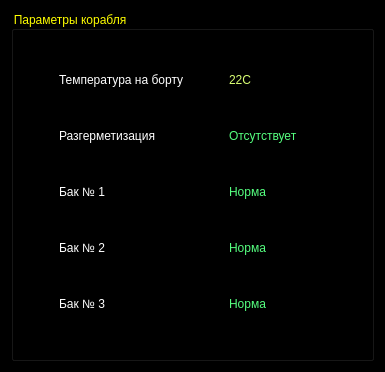
<?xml version="1.0" encoding="UTF-8"?>
<ui version="4.0">
 <class>widget_ship</class>
 <widget class="QWidget" name="widget_ship">
  <property name="geometry">
   <rect>
    <x>0</x>
    <y>0</y>
    <width>385</width>
    <height>372</height>
   </rect>
  </property>
  <property name="sizePolicy">
   <sizepolicy hsizetype="Fixed" vsizetype="Fixed">
    <horstretch>0</horstretch>
    <verstretch>0</verstretch>
   </sizepolicy>
  </property>
  <property name="windowTitle">
   <string>Параметры корабля</string>
  </property>
  <property name="styleSheet">
   <string notr="true">background-color: rgb(0, 0, 0);</string>
  </property>
  <layout class="QVBoxLayout" name="verticalLayout">
   <item>
    <widget class="QGroupBox" name="groupBox">
     <property name="minimumSize">
      <size>
       <width>0</width>
       <height>340</height>
      </size>
     </property>
     <property name="styleSheet">
      <string notr="true">color: rgb(255, 255, 0);</string>
     </property>
     <property name="title">
      <string>Параметры корабля</string>
     </property>
     <layout class="QVBoxLayout" name="verticalLayout_2">
      <item>
       <layout class="QHBoxLayout" name="horizontalLayout">
        <item>
         <widget class="QLabel" name="label_boardtemperature">
          <property name="sizePolicy">
           <sizepolicy hsizetype="Preferred" vsizetype="Preferred">
            <horstretch>0</horstretch>
            <verstretch>1</verstretch>
           </sizepolicy>
          </property>
          <property name="minimumSize">
           <size>
            <width>0</width>
            <height>0</height>
           </size>
          </property>
          <property name="maximumSize">
           <size>
            <width>125</width>
            <height>200</height>
           </size>
          </property>
          <property name="baseSize">
           <size>
            <width>0</width>
            <height>0</height>
           </size>
          </property>
          <property name="styleSheet">
           <string notr="true">color: rgb(255, 255, 255);</string>
          </property>
          <property name="text">
           <string>Температура на борту</string>
          </property>
         </widget>
        </item>
        <item>
         <widget class="QLineEdit" name="lineEdit_boardtemperature">
          <property name="sizePolicy">
           <sizepolicy hsizetype="Expanding" vsizetype="Fixed">
            <horstretch>0</horstretch>
            <verstretch>0</verstretch>
           </sizepolicy>
          </property>
          <property name="minimumSize">
           <size>
            <width>50</width>
            <height>20</height>
           </size>
          </property>
          <property name="maximumSize">
           <size>
            <width>100</width>
            <height>20</height>
           </size>
          </property>
          <property name="layoutDirection">
           <enum>Qt::LayoutDirection::RightToLeft</enum>
          </property>
          <property name="styleSheet">
           <string notr="true">color: rgb(218, 255, 115);</string>
          </property>
          <property name="text">
           <string>22C</string>
          </property>
          <property name="cursorPosition">
           <number>2</number>
          </property>
          <property name="alignment">
           <set>Qt::AlignmentFlag::AlignLeading|Qt::AlignmentFlag::AlignLeft|Qt::AlignmentFlag::AlignVCenter</set>
          </property>
          <property name="readOnly">
           <bool>true</bool>
          </property>
          <property name="cursorMoveStyle">
           <enum>Qt::CursorMoveStyle::LogicalMoveStyle</enum>
          </property>
         </widget>
        </item>
       </layout>
      </item>
      <item>
       <layout class="QHBoxLayout" name="horizontalLayout_2">
        <item>
         <widget class="QLabel" name="label_razgerm">
          <property name="minimumSize">
           <size>
            <width>0</width>
            <height>0</height>
           </size>
          </property>
          <property name="maximumSize">
           <size>
            <width>125</width>
            <height>200</height>
           </size>
          </property>
          <property name="styleSheet">
           <string notr="true">color: rgb(255, 255, 255);</string>
          </property>
          <property name="text">
           <string>Разгерметизация</string>
          </property>
         </widget>
        </item>
        <item>
         <widget class="QLineEdit" name="lineEdit_razgerm">
          <property name="maximumSize">
           <size>
            <width>100</width>
            <height>20</height>
           </size>
          </property>
          <property name="styleSheet">
           <string notr="true">color: rgb(85, 255, 127);</string>
          </property>
          <property name="text">
           <string>Отсутствует</string>
          </property>
          <property name="readOnly">
           <bool>true</bool>
          </property>
         </widget>
        </item>
       </layout>
      </item>
      <item>
       <layout class="QHBoxLayout" name="horizontalLayout_3">
        <item>
         <widget class="QLabel" name="label_Bak1">
          <property name="minimumSize">
           <size>
            <width>0</width>
            <height>0</height>
           </size>
          </property>
          <property name="maximumSize">
           <size>
            <width>125</width>
            <height>200</height>
           </size>
          </property>
          <property name="styleSheet">
           <string notr="true">color: rgb(255, 255, 255);</string>
          </property>
          <property name="text">
           <string>Бак № 1</string>
          </property>
         </widget>
        </item>
        <item>
         <widget class="QLineEdit" name="lineEdit_Bak1">
          <property name="sizePolicy">
           <sizepolicy hsizetype="Expanding" vsizetype="Fixed">
            <horstretch>0</horstretch>
            <verstretch>0</verstretch>
           </sizepolicy>
          </property>
          <property name="maximumSize">
           <size>
            <width>100</width>
            <height>20</height>
           </size>
          </property>
          <property name="styleSheet">
           <string notr="true">color: rgb(85, 255, 127);</string>
          </property>
          <property name="text">
           <string>Норма</string>
          </property>
         </widget>
        </item>
       </layout>
      </item>
      <item>
       <layout class="QHBoxLayout" name="horizontalLayout_4">
        <item>
         <widget class="QLabel" name="label_Bak2">
          <property name="minimumSize">
           <size>
            <width>0</width>
            <height>0</height>
           </size>
          </property>
          <property name="maximumSize">
           <size>
            <width>125</width>
            <height>200</height>
           </size>
          </property>
          <property name="styleSheet">
           <string notr="true">color: rgb(255, 255, 255);</string>
          </property>
          <property name="text">
           <string>Бак № 2</string>
          </property>
         </widget>
        </item>
        <item>
         <widget class="QLineEdit" name="lineEdit_Bak2">
          <property name="maximumSize">
           <size>
            <width>100</width>
            <height>20</height>
           </size>
          </property>
          <property name="styleSheet">
           <string notr="true">color: rgb(85, 255, 127);</string>
          </property>
          <property name="text">
           <string>Норма</string>
          </property>
         </widget>
        </item>
       </layout>
      </item>
      <item>
       <layout class="QHBoxLayout" name="horizontalLayout_5">
        <item>
         <widget class="QLabel" name="label_Bak3">
          <property name="minimumSize">
           <size>
            <width>0</width>
            <height>0</height>
           </size>
          </property>
          <property name="maximumSize">
           <size>
            <width>125</width>
            <height>200</height>
           </size>
          </property>
          <property name="styleSheet">
           <string notr="true">color: rgb(255, 255, 255);</string>
          </property>
          <property name="text">
           <string>Бак № 3</string>
          </property>
         </widget>
        </item>
        <item>
         <widget class="QLineEdit" name="lineEdit_Bak3">
          <property name="maximumSize">
           <size>
            <width>100</width>
            <height>20</height>
           </size>
          </property>
          <property name="styleSheet">
           <string notr="true">color: rgb(85, 255, 127);</string>
          </property>
          <property name="text">
           <string>Норма</string>
          </property>
         </widget>
        </item>
       </layout>
      </item>
     </layout>
    </widget>
   </item>
  </layout>
 </widget>
 <resources/>
 <connections/>
</ui>
